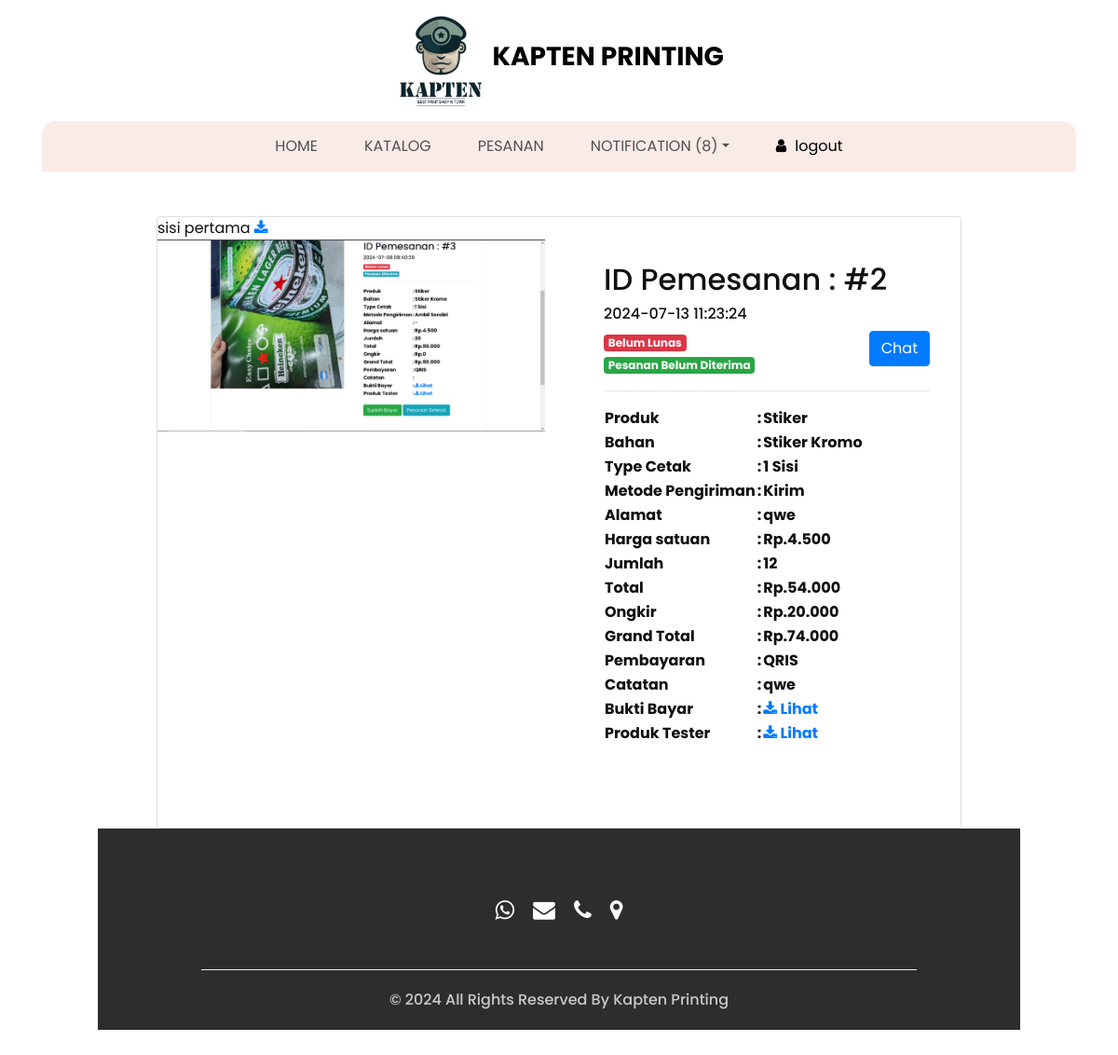
/detailPage.php?list=2 (signed in), run on the app's committed database.
### tables this page shows
CREATE TABLE `master_pemesanan` (
  `id` int(11) NOT NULL,
  `id_pemesan` int(12) NOT NULL,
  `file1` varchar(225) NOT NULL,
  `file2` varchar(225) NOT NULL,
  `metode_pengiriman` varchar(20) NOT NULL,
  `alamat_pengiriman` text NOT NULL,
  `total` float NOT NULL,
  `type_cetak` varchar(30) NOT NULL,
  `produk` int(11) NOT NULL,
  `jenis_bahan` int(11) NOT NULL,
  `jumlah` int(11) NOT NULL,
  `pembayaran` varchar(30) NOT NULL,
  `catatan` text NOT NULL,
  `ongkir` double NOT NULL,
  `grand_total` double NOT NULL,
  `flag_lunas` int(11) NOT NULL,
  `progress` int(12) NOT NULL,
  `file_design` varchar(225) NOT NULL,
  `keterangan` text NOT NULL,
  `created_time` datetime NOT NULL,
  `created_by` varchar(225) NOT NULL
);

CREATE TABLE `status_pembayaran` (
  `id` int(11) NOT NULL,
  `status` varchar(50) NOT NULL
);

CREATE TABLE `progress` (
  `id` int(11) NOT NULL,
  `progress` varchar(30) NOT NULL
);

CREATE TABLE `produk` (
  `id` int(11) NOT NULL,
  `produk` varchar(225) NOT NULL,
  `gambar` varchar(225) NOT NULL,
  `description` text NOT NULL,
  `created_time` datetime DEFAULT NULL,
  `created_by` varchar(50) DEFAULT NULL,
  `updated_time` datetime DEFAULT NULL,
  `updated_by` varchar(50) DEFAULT NULL
);

CREATE TABLE `bahan` (
  `id` int(11) NOT NULL,
  `bahan` varchar(225) NOT NULL,
  `harga` float NOT NULL,
  `type_cetak` int(11) NOT NULL,
  `created_time` datetime DEFAULT NULL,
  `created_by` varchar(50) DEFAULT NULL,
  `updated_time` datetime DEFAULT NULL,
  `updated_by` varchar(50) DEFAULT NULL
);

### detailPage.php (the view, shortened to what this page needs)
<?php include"struktur/header.php"; ?>
  <div class="container my-5">
        <div class="card details-card p-0">
            <div class="row">
            <?php
                $id=$_GET['list'];
                $query = mysqli_query($conn,"SELECT
                                        a.*,
                                        b.bahan as nama_bahan,
                                        b.harga as harga_bahan,
                                        c.produk as nama_produk,
                                        d.id as id_status,
                                        d.status as status_pembayaran,
                                        e.id as id_progress,
                                        e.progress as status_progress,
                                        f.bukti_file,
                                        timestampdiff(minute, a.created_time , now() ) orderan_berakhir
                                    from
                                        master_pemesanan A
                                    left join bahan b on a.jenis_bahan=b.id
                                    left join produk c on a.produk=c.id
                                    left join status_pembayaran d on a.flag_lunas=d.id
                                    left join progress e on a.progress=e.id
                                    left join bukti_bayar f on a.id=f.id_pesanan
                                    where a.id='$id'") or die (mysqli_error());   ?>
                            <?php
                while($result= mysqli_fetch_assoc($query)){
                            ?>
                <div class="col-md-6 col-sm-12">
                    sisi pertama <a href="file/<?php echo $result['file1'] ?>" download><i class="fa fa-download"></i></a><br>
                    <img class="img-fluid details-img" src="file/<?php echo $result['file1'] ?>" alt=""><br>
                </div>
                <div class="col-md-6 col-sm-12 description-container p-5">
                        <div class="main-description">
                        <h3>ID Pemesanan : #<?php echo $result['id'] ?></h3>
                        <h6><?php echo $result['created_time'] ?></h6>
                        <button type="button" class="btn btn-primary btn-xs pull-right" data-toggle="modal" data-target="#exampleModal">Chat</button>
                        <?php if ($result['id_status']==1) {?>
                            <span class="badge badge-danger"><?php echo $result['status_pembayaran'] ?></span><br>
                        <?php }else{ ?>
                            <span class="badge badge-success"><?php echo $result['status_pembayaran'] ?></span><br>
                        <?php } ?>
                        <?php if ($result['id_progress']==1) {?>
                            <span class="badge badge-info"><?php echo $result['status_progress'] ?></span>
                        <?php }elseif($result['id_progress']==6 || $result['id_progress']==5){ ?>
                            <span class="badge badge-danger"><?php echo $result['status_progress'] ?></span>
                        <?php }else{ ?>
                            <span class="badge badge-success"><?php echo $result['status_progress'] ?></span>
                        <?php } ?>
                        <hr>
                        <div class="form-group">
                        <table>
                            <tr>
                                <th>
                                   Produk
                                </th>
                                <th>
                                    :
                                </th>
                                <th id="harga_4">
                                    <div id="harga_5"><?php echo $result['nama_produk'] ?></div>
                                </th>
                            </tr>
                            <tr>
                                <th>
                                   Bahan
                                </th>
                                <th>
                                    :
                                </th>
                                <th id="harga_4">
                                    <div id="harga_5"><?php echo $result['nama_bahan'] ?></div>
                                </th>
                            </tr>
                            <tr>
                                <th>
                                   Type Cetak
                                </th>
                                <th>
                                    :
                                </th>
                                <th id="harga_4">
                                    <div id="harga_5"><?php echo $retVal = ($result['type_cetak']==1) ? "1 Sisi" : "2 Sisi" ; ?></div>
                                </th>
                            </tr>
                            <tr>
                                <th>
                                   Metode Pengiriman
                                </th>
                                <th>
                                    :
                                </th>
                                <th id="harga_4">
                                    <div id="harga_5"><?php echo $retVal = ($result['metode_pengiriman']==1) ? "Ambil Sendiri" : "Kirim" ; ?></div>
                                </th>
                            </tr>
                            <tr>
                                <th>
                                   Alamat
                                </th>
                                <th>
                                    :
                                </th>
                                <th id="harga_4">
                                    <div id="harga_5"><?php echo $retVal = ($result['alamat_pengiriman']=="") ? "-" : $result['alamat_pengiriman'] ; ?></div>
                                </th>
                            </tr>
                            <tr>
                                <th>
                                    Harga satuan
                                </th>
                                <th>
                                    :
                                </th>
                                <th id="harga_4">
                                    <div id="harga_5">Rp.<?php echo number_format($result['harga_bahan'], 0, ",", ".") ?></div>
                                </th>
                            </tr>
                            <tr>
                                <th>
                                    Jumlah
                                </th>
                                <th>
                                    :
                                </th>
                                <th id="pcs_final">
                                    <div id="pcs_final_1"><?php echo number_format($result['jumlah'], 0, ",", ".") ?></div>
                                </th>
                            </tr>
                            <tr>
                                <th>
                                    Total
                                </th>
                                <th>
                                    :
                                </th>
                                <th id="tot">
                                    <div id="total_final">Rp.<?php echo number_format($result['total'], 0, ",", ".") ?></div>
                                </th>
                            </tr>
                            <tr>
                                <th>
                                    Ongkir
                                </th>
                                <th>
                                    :
                                </th>
                                <th id="ong">
                                    <div id="ongkir_final">Rp.<?php echo number_format($result['ongkir'], 0, ",", ".") ?></div>
                                </th>
                            </tr>
                            <tr>
                                <th>
                                    Grand Total
                                </th>
                                <th>
                                    :
                                </th>
                                <th id="gt">
                                    <div id="gt_final">Rp.<?php echo number_format($result['grand_total'], 0, ",", ".") ?></div>
                                </th>
                            </tr>
                            <tr>
                                <th>
                                    Pembayaran
                                </th>
                                <th>
                                    :
                                </th>
                                <th id="gt">
                                    <div id="gt_final"><?php echo $result['pembayaran'] ?></div>
                                </th>
                            </tr>
                            <tr>
                                <th>
                                    Catatan
                                </th>
                                <th>
                                    :
                                </th>
                                <th id="gt">
                                    <div id="gt_final"><?php echo $result['catatan'] ?></div>
                                </th>
                            </tr>
                            <tr>
                                <th>
                                    Bukti Bayar
                                </th>
                                <th>
                                    :
                                </th>
                                <th>
                                <?php if ($result['bukti_file']!="" ) {?>
                                        <a href="file/<?php echo $result['bukti_file'] ?>" target="_blank"><i class="fa fa-download"></i> Lihat</a>
                                <?php }elseif($result['pembayaran']=="Bayar Di Tempat") {
                                    echo "Ambil Di Tempat";
                                } else{
                                    echo "Belum Ada";
                                } ?>
                                </th>
                            </tr>
                            <tr>
                                <th>
                                    Produk Tester
                                </th>
                                <th>
                                    :
                                </th>
                                <th>
                                <?php if ($result['file_design']!="" ) {?>
                                    <a href="file/<?php echo $result['file_design'] ?>" target="_blank"><i class="fa fa-download"></i> Lihat</a>
                                <?php
                                } else{?>
                                    <button type="button" class="btn btn-info" data-toggle="modal" data-target="#modalUploadFileDesign">upload</button>
                                <?php } ?>
                                </th>
                            </tr>
                        </table><br>
                        </div>
                    <?php } ?>
                    </div>
                </div>
            </div>
        </div>
  <?php include"struktur/footer.php"; ?>

### css/style.css (style rules this page uses)
body { font-family: "poppins", sans-serif; color: #101010; background-color: #ffffff; }
a, a:hover, a:focus { text-decoration: none; }
.btn, .btn:focus { outline: none !important; -webkit-box-shadow: none; box-shadow: none; }

### css/responsive.css (style rules this page uses)
@media (min-width: 1200px) { .container { max-width: 1170px; } }

### struktur/header.php (style rules this page uses)
* { box-sizing: border-box; }
.details-card { width: 80%; margin: auto; }
.description-container { position: relative; }
.main-description h3 { font-size: 2rem; }

### data on the page
master_pemesanan: file1 (picture), id "2", created_time "2024-07-13 11:23:24", flag_lunas.status "Belum Lunas", progress.progress "Pesanan Belum Diterima", produk.produk "Stiker", jenis_bahan.bahan "Stiker Kromo", type_cetak "1 Sisi", metode_pengiriman "Kirim", alamat_pengiriman "qwe", jenis_bahan.harga "4.500", jumlah "12", total "54.000", ongkir "20.000", grand_total "74.000", pembayaran "QRIS", catatan "qwe"

### other printed values
$total['TOTAL'] "8"
